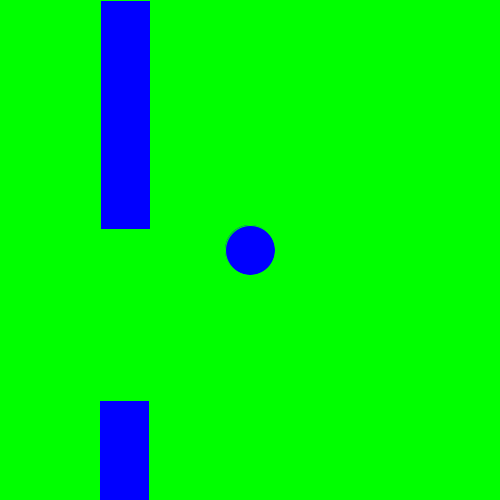
Frame 1 (no input)
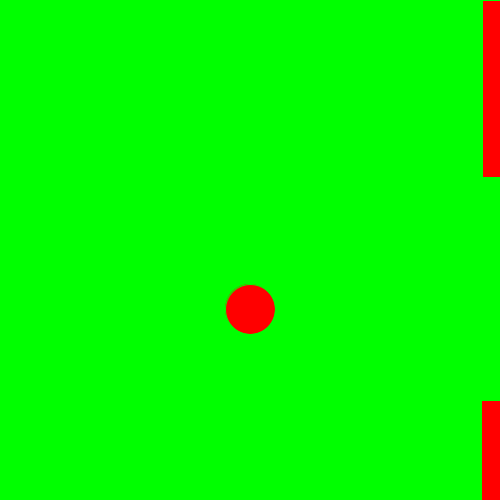
Frame 60 (the mouse pressed at the canvas centre just before this capture)
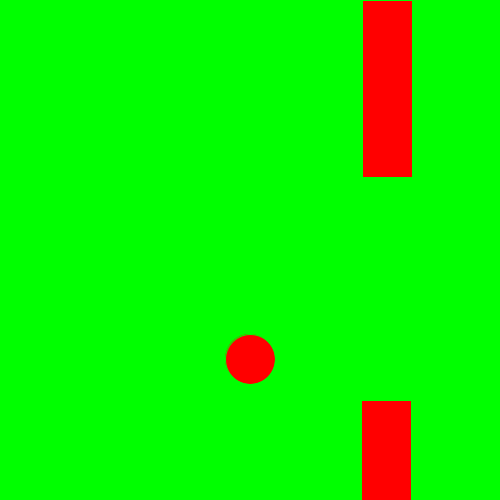
Frame 120 (the mouse held since frame 60 and released just before this capture)

The Processing sketch that drew these frames (run headless with seeded random() and noise(); from frame 60 on, the mouse is pressed at the canvas centre):

// Processing sketch: Flappy_bird
// ── Flappy_bird.pde
 int x = 250;
 int y = 250;
 int gravity = 1;
 int birdYvelocity = 10;
 int pipeMoveX = 1;
 int pipeX = 100;
 int upperPipeHeight = (int) random(100,300);
 int pipeGap = 100;
 int lowerY = upperPipeHeight + pipeGap;
 int lowerPipeHeight = 400 - upperPipeHeight;
void setup(){

 size(500,500); 
background(0,255,0);
  fill(0,255,0);
  stroke(0,255,0);
   rect(100,500,50,100);
   fill(0,0,255);
   
}

void draw(){
   background(0,255,0);
   
   rect(pipeX,0,50,upperPipeHeight);
   pipeX-=pipeMoveX;
   teleportPipes();
   
   rect(pipeX,400,50,lowerPipeHeight);
   pipeX-=pipeMoveX;
   teleportPipes();
   
  ellipse(x,y,50,50);
  fill(255,0,0);
  y+=1; 
 
}
void mousePressed(){
 y-=birdYvelocity; 
}
void teleportPipes(){
  if (pipeX==0){
     pipeX=500;
     upperPipeHeight = (int) random(100,400);
   }
}
